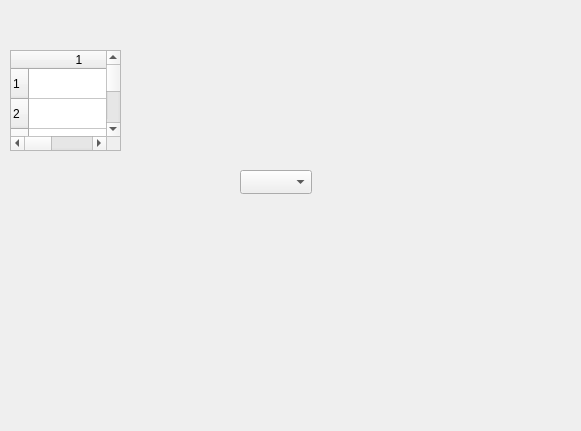
<?xml version="1.0" encoding="UTF-8"?>
<ui version="4.0">
 <class>edittask</class>
 <widget class="QDialog" name="edittask">
  <property name="geometry">
   <rect>
    <x>0</x>
    <y>0</y>
    <width>581</width>
    <height>431</height>
   </rect>
  </property>
  <property name="windowTitle">
   <string>Dialog</string>
  </property>
  <widget class="QTableWidget" name="tableWidget">
   <property name="geometry">
    <rect>
     <x>10</x>
     <y>50</y>
     <width>111</width>
     <height>101</height>
    </rect>
   </property>
   <property name="rowCount">
    <number>10</number>
   </property>
   <property name="columnCount">
    <number>5</number>
   </property>
   <row/>
   <row/>
   <row/>
   <row/>
   <row/>
   <row/>
   <row/>
   <row/>
   <row/>
   <row/>
   <column/>
   <column/>
   <column/>
   <column/>
   <column/>
  </widget>
  <widget class="QComboBox" name="comboBox">
   <property name="geometry">
    <rect>
     <x>240</x>
     <y>170</y>
     <width>72</width>
     <height>24</height>
    </rect>
   </property>
  </widget>
 </widget>
 <resources/>
 <connections/>
</ui>
